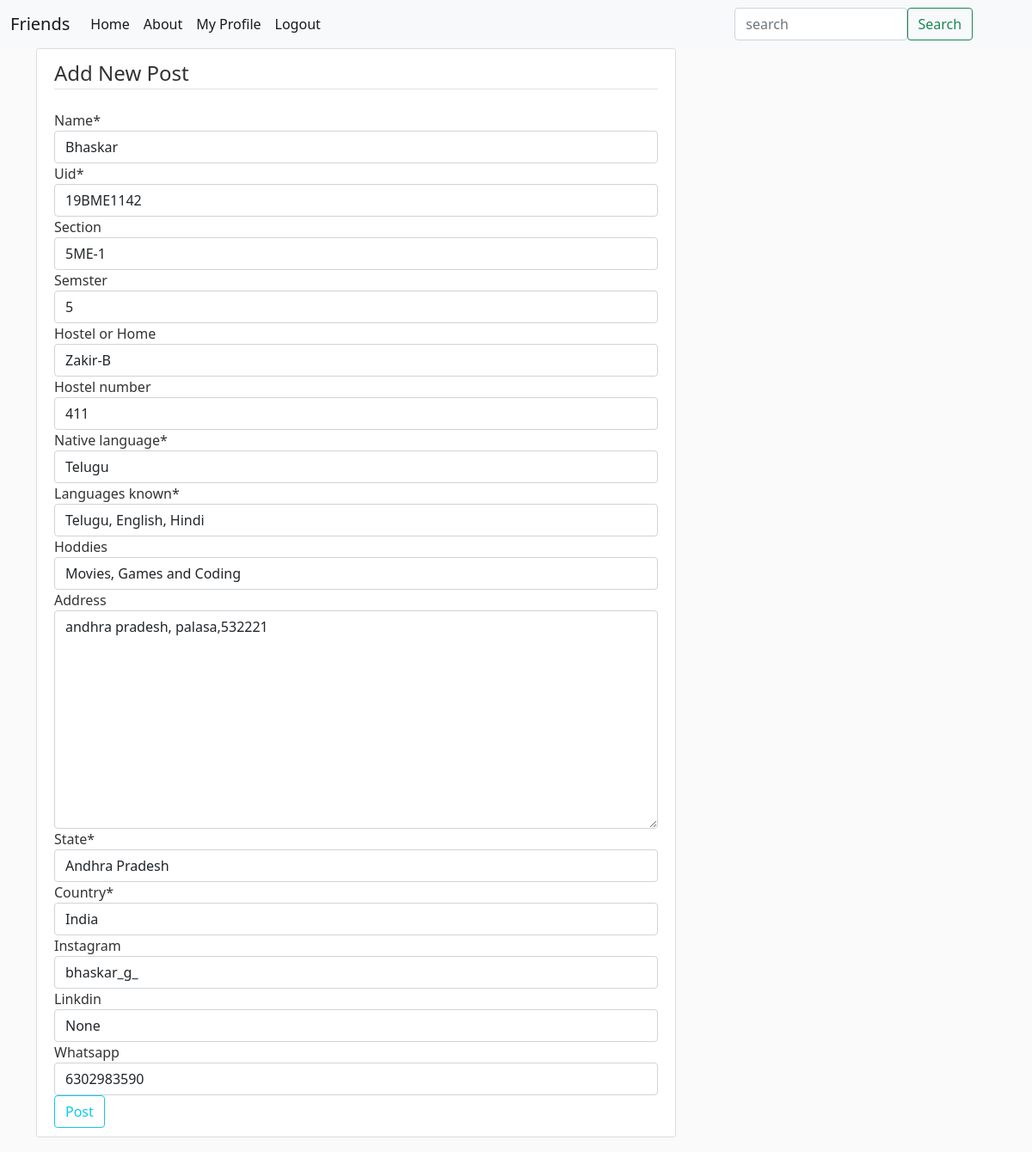
The page /post/3/update/ (signed in) on the database its author committed.
### blog/models.py (models this page shows, shortened)
class Post(models.Model):
    name        = models.CharField(max_length=100)
    user_posted = models.ForeignKey(User, on_delete=models.CASCADE)
    uid         = models.CharField(max_length=10, unique=True)
    section     = models.CharField(max_length=10, blank=True)
    semster     = models.IntegerField( blank=True)
    hostel_or_Home  = models.CharField(max_length=20, blank=True)
    hostel_number   = models.PositiveIntegerField(default=None, blank=True)
    native_language = models.CharField(max_length=10, default=None)
    languages_known = models.CharField(max_length=100, default=None) # add languages functionality for next update
    hoddies     = models.CharField(max_length=100, blank=True)
    address     = models.TextField(default=None, blank=True)
    state       = models.CharField(max_length=40, default=None)
    country     = models.CharField(max_length=20, default='India')
    instagram   = models.CharField(max_length=100, default=None, blank=True)
    gmail       = models.EmailField(max_length=100, blank=True)
    linkdin     = models.CharField(max_length=100, default=User, blank=True)
    whatsapp    = models.CharField(max_length=100, default=User, blank=True)
    date_posted = models.DateTimeField(default=timezone.now)

### blog/views.py (the view, shortened to what this page needs)
# urls.py: path('post/<int:pk>/update/', login_required(PostUpdateView.as_view()), name='post-update'),
class PostUpdateView(LoginRequiredMixin, UserPassesTestMixin ,UpdateView):
    model = Post
    fields = ['name', 'uid', 'section', 'semster',
            'hostel_or_Home', 'hostel_number', 'native_language',
            'languages_known', 'hoddies', 'address', 'state', 'country',
             'instagram', 'linkdin', 'whatsapp']
    def test_func(self):
        post = self.get_object()
        if self.request.user == post.user_posted:
            return True
        return False

### blog/templates/blog/post_form.html (shortened to what this page needs)
{% extends 'blog/base.html' %}
{% load crispy_forms_tags %}
{% block content %}
    <div class="content-section">
        <form method="POST">
            <fieldset class="form-group">
                <legend class="border-bottom mb-4">Add New Post</legend>
                {{form|crispy}}
            </fieldset>
            <div class="form-group">
                <button class="btn btn-outline-info" type="submit">Post</button>
            </div>
        </form>
    </div>
{% endblock %}

### blog/static/blog/main.css (style rules this page uses)
body { background: #fafafa; color: #333333; }
.content-section { background: #ffffff; padding: 10px 20px; border: 1px solid #dddddd; border-radius: 3px; margin-bottom: 20px; }

### rows shown on the page
Post: name "Bhaskar", uid "19BME1142", section "5ME-1", semster "5", hostel_or_Home "Zakir-B", hostel_number "411", native_language "Telugu", languages_known "Telugu, English, Hindi", hoddies "Movies, Games and Coding", address "andhra pradesh, palasa,532221", state "Andhra Pradesh", country "India", instagram "bhaskar_g_", linkdin "None", whatsapp "6302983590"
